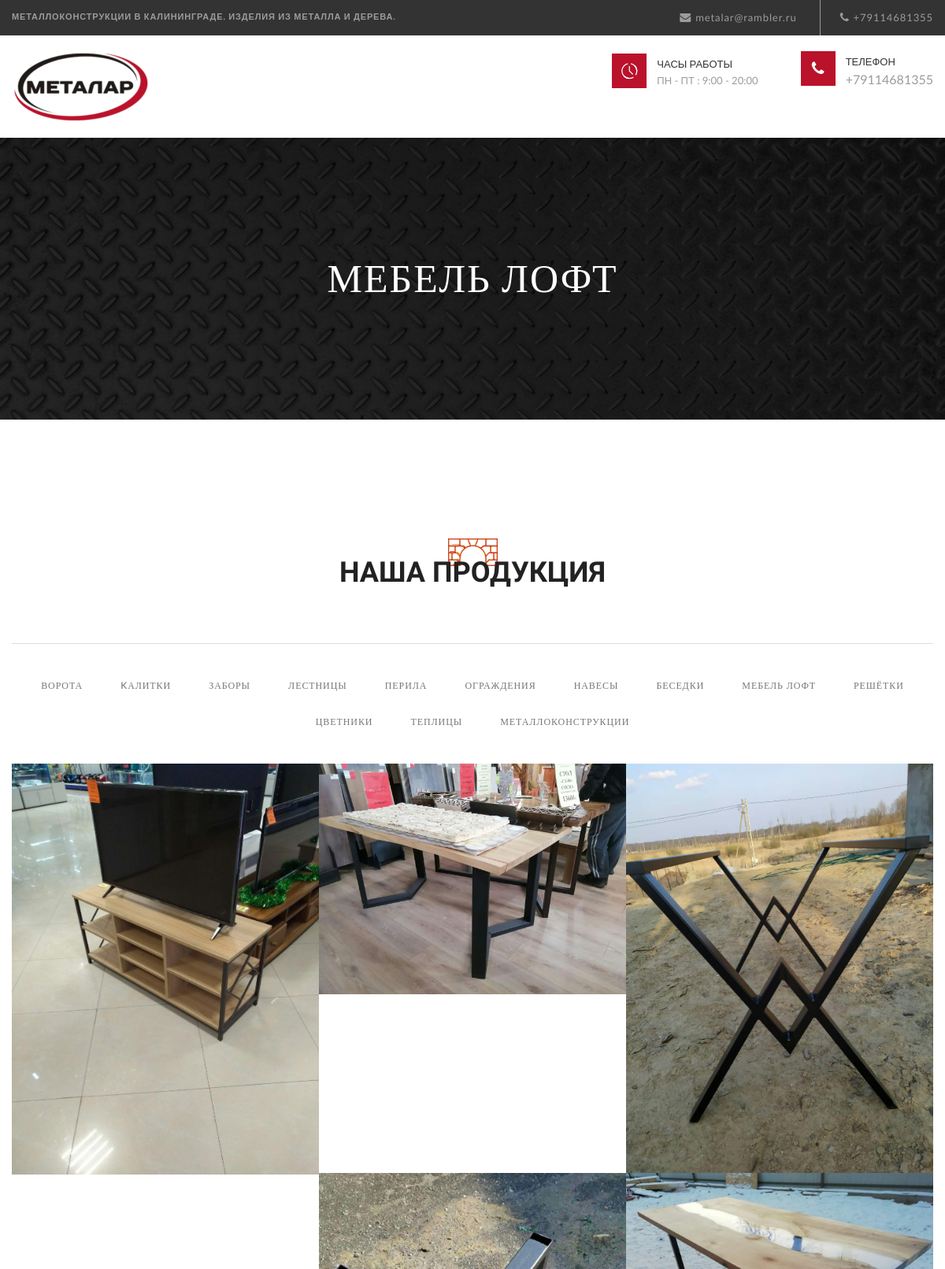
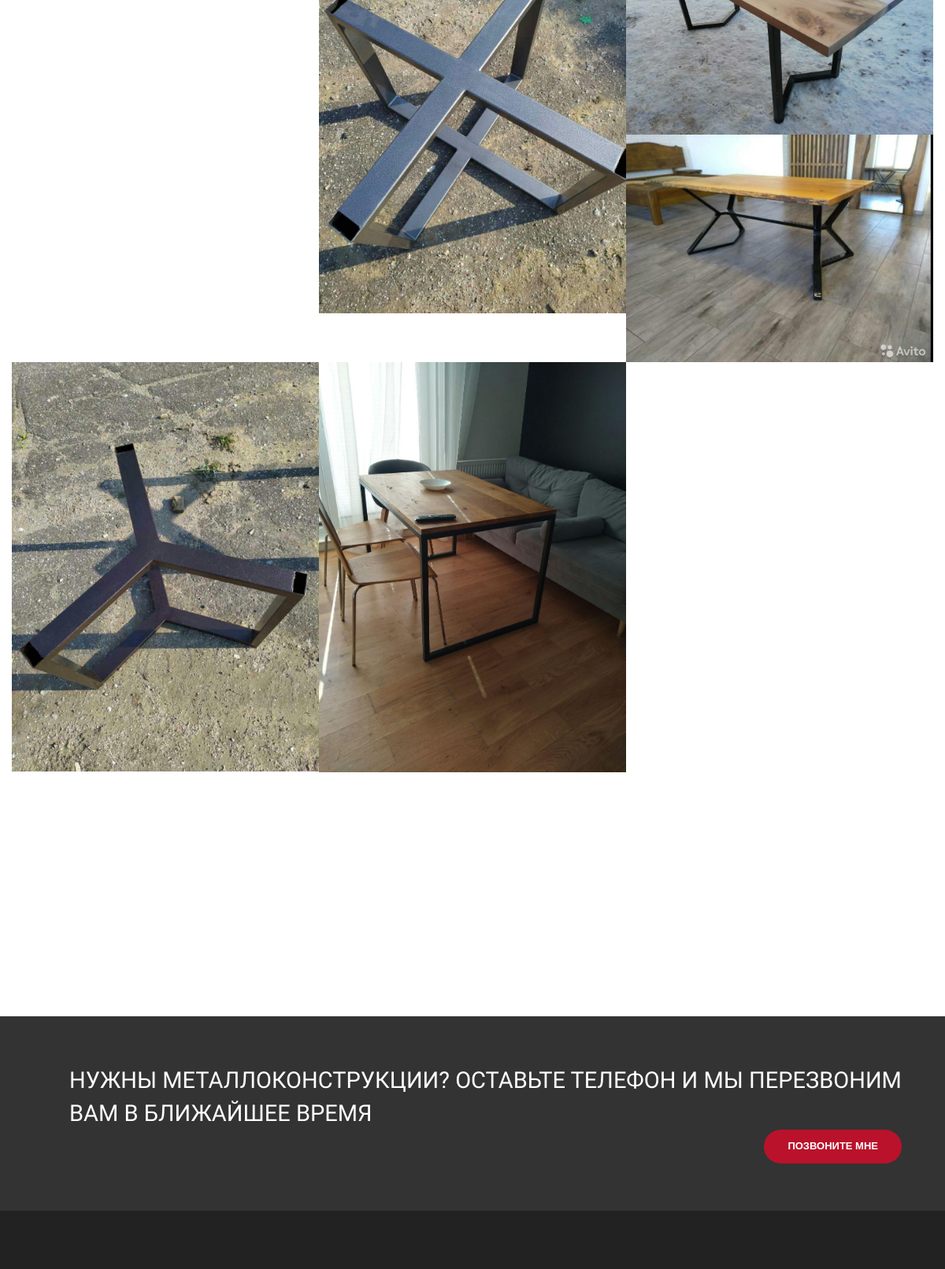
Screenshot of /portfolio/11 (upper part) with the database file from the repository (2 pictures, top to bottom).
### steelwork/models.py (models this page shows, shortened)
class Service(models.Model):
    title = models.CharField(max_length=500, verbose_name='Название')
    short_title = models.CharField(max_length=100, verbose_name='Короткое название')
    main_image = models.ImageField(null=True, verbose_name='Титульное изображение')
    description = models.TextField(null=True, blank=True, verbose_name='Описание')
    active = models.BooleanField(verbose_name='Активно', default=True)
    class Meta:
        verbose_name = "Услуга"
        verbose_name_plural = "Услуги"

class ServiceImage(models.Model):
    image = models.ImageField(null=True, verbose_name='Изображение')
    service = models.ForeignKey(Service, on_delete=models.CASCADE, related_name='images', verbose_name='Услуга')
    class Meta:
        verbose_name = "Изображение услуги"
        verbose_name_plural = "Изображения услуги"

### common/views.py (the view)
# urls.py: path('portfolio/<int:service>', PortfolioView.as_view(), name='portfolio'),
class PortfolioView (TemplateView):
    template_name = 'steelwork/portfolio.html'
    def get_context_data(self, **kwargs):
        context = super().get_context_data(**kwargs)
        context['services'] = SteelworkService.objects.filter(active=True)
        context['service'] = SteelworkService.objects.get(id=self.kwargs['service'])
        context['images'] = SteelworkService.objects.get(id=self.kwargs['service']).images
        return context

### templates/steelwork/portfolio.html (shortened to what this page needs)
{% extends 'steelwork/base.html' %}
{% load static %}
{% load thumbnail %}
{% block main %}
  <main class="site-main page-spacing">
    <div class="page-banner portfolio-3-column-banner container-fluid no-padding">
      <h2>{{ service.short_title }}</h2>
    </div>
    <div class="section-padding"></div>
    <div id="portfolio-section" class="container-fluid no-padding portfolio-section portfolio-3-column">
      <div class="container">
        <div class="section-header">
          <h3>Наша продукция</h3>
        </div>
        <ul id="filters" class="portfolio-categories no-left-padding sorting-menu">
          {% for service in services %}
            <li class=""><a href="{% url 'portfolio' service.id %}">{{ service.short_title }}</a></li>
          {% endfor %}
        </ul>
        <div class="container-fluid no-padding portfolio-list">
          {% for image in images.all %}
            <div class="col-md-4 col-sm-4 col-xs-6 no-padding portfolio-box plumbing">
              {% thumbnail image.image "480x310" crop="center" as im %}
                <img alt="{{ service.title }}" src="{{ im.url }}"/>
              {% endthumbnail %}
              <div class="hover-detail">
              </div>
            </div>
          {% endfor %}
        </div>
        <div class="section-padding"></div>
      </div>
    </div>
    <div class="section-padding"></div>
    <div class="call-out-section container-fluid no-padding">
      <div class="container">
        <h3>Нужны металлоконструкции? Оставьте телефон и мы перезвоним вам в ближайшее время</h3>
        <a href="#" title="view all works">Позвоните мне</a>
      </div>
    </div>
  </main>
{% endblock main %}

### static/css/style.css (style rules this page uses)
body { font-family: 'Lato', sans-serif; font-size: 16px; color: #000; background-color: #ffffff; }
img { max-width: 100%; height: auto; }
a { outline: 0 !important; }
.no-padding { padding: 0; }
.no-left-padding { padding-left: 0; }
main { overflow: hidden; }
.section-padding { padding-bottom: 75px; padding-top: 75px; }
.section-header { display: inline-block; margin-bottom: 60px; text-align: center; width: 100%; }
.section-header h3 { background-image: url("../images/section-header-ic.png"); background-position: center top; background-repeat: no-repeat; color: #222222; font-family: 'Exo 2', sans-serif; font-weight: 900; font-size: 36px; margin-top: 0; padding-top: 25px; text-transform: uppercase; }
.page-banner { background-image: url("../images/about-banner.jpg"); background-repeat: no-repeat; background-size: cover; min-height: 351px; position: relative; text-align: center; }
.page-banner::before { background-color: rgba(0, 0, 0, 0.85); bottom: 0; content: ""; display: inline-block; left: 0; position: absolute; right: 0; top: 0; }
.page-banner h2 { color: #ffffff; font-family: "RalewayHeavy"; font-size: 50px; letter-spacing: 2px; line-height: 62px; margin: 0; padding: 148px 20px; position: relative; text-transform: uppercase; word-wrap: break-word; }
.portfolio-3-column-banner { background-image: url("../images/pattern.jpg"); }
@media (min-width: 1200px) { .container { width: 1200px; } }

### static/css/shortcodes.css (style rules this page uses)
.portfolio-categories { text-align: center; margin-bottom: 40px; }
.portfolio-categories li { display: inline-block; margin: 0 6.5px 10px; }
.portfolio-categories li a { color: #222222; font-family: 'Raleway', sans-serif; font-size: 13px; font-weight: bold; letter-spacing: 0.91px; text-transform: uppercase; padding: 20px 30px; display: inline-block; line-height: 10px; position: relative; text-decoration: none; }
.portfolio-3-column .portfolio-categories { margin-bottom: 25px; padding-top: 35px; border-top: 1px solid #dddddd; }
.portfolio-3-column .portfolio-categories li { margin-right: 2px; margin-left: 2px; }
.portfolio-3-column .portfolio-categories li a { font-family:'Lato-Medium'; font-size: 12px; font-weight: 500; color: #777777; padding: 13px 20px; -webkit-transition: all 1s ease 0s; -moz-transition: all 1s ease 0s; -o-transition: all 1s ease 0s; transition: all 1s ease 0s; }
.portfolio-box { position: relative !important; left: auto !important; top: auto !important; }
.portfolio-box > img { width: 100%; }
.portfolio-box::before { background-color: rgba(139, 26, 20, 0.65); bottom: -1px; content: ""; display: inline-block; position: absolute; left: 0; top: 0; right: 0; -webkit-transition: all 1s ease 0s; -moz-transition: all 1s ease 0s; -o-transition: all 1s ease 0s; transition: all 1s ease 0s; transform: scale(0); -webkit-transform: scale(0); -moz-transform: scale(0); -ms-transform: scale(0); }
.portfolio-box .hover-detail { position: absolute; top: 0; bottom: 0; left: 0; right: 0; }
.call-out-section { background-color: #333333; padding: 60px 0; }
.call-out-section h3 { float: left; font-family: 'Exo 2', sans-serif; font-size: 29px; text-transform: uppercase; margin: 0; color: #ffffff; line-height: 42px; margin-left: 73px; }
.call-out-section a { float: right; padding: 12px 30px; background-color: #ba122b; font-size: 13px; color: #ffffff; text-transform: uppercase; margin-right: 40px; font-family: 'Raleway', sans-serif; font-weight: 600; border-radius: 25px; text-decoration: none; -webkit-transition: all 1s ease 0s; -moz-transition: all 1s ease 0s; -o-transition: all 1s ease 0s; transition: all 1s ease 0s; }

### rows the page displays
Service: short_title "МЕБЕЛЬ ЛОФТ"
Service: short_title "ВОРОТА"
Service: short_title "KАЛИТКИ"
Service: short_title "ЗАБОРЫ"
Service: short_title "ЛЕСТНИЦЫ"
Service: short_title "ПЕРИЛА"
Service: short_title "ОГРАЖДЕНИЯ"
Service: short_title "НАВЕСЫ"
Service: short_title "БЕСЕДКИ"
Service: short_title "РЕШЁТКИ"
Service: short_title "ЦВЕТНИКИ"
Service: short_title "ТЕПЛИЦЫ"
Service: short_title "МЕТАЛЛОКОНСТРУКЦИИ"
ServiceImage: shows a picture
ServiceImage: shows a picture
ServiceImage: shows a picture
ServiceImage: shows a picture
ServiceImage: shows a picture
ServiceImage: shows a picture
ServiceImage: shows a picture
ServiceImage: shows a picture
